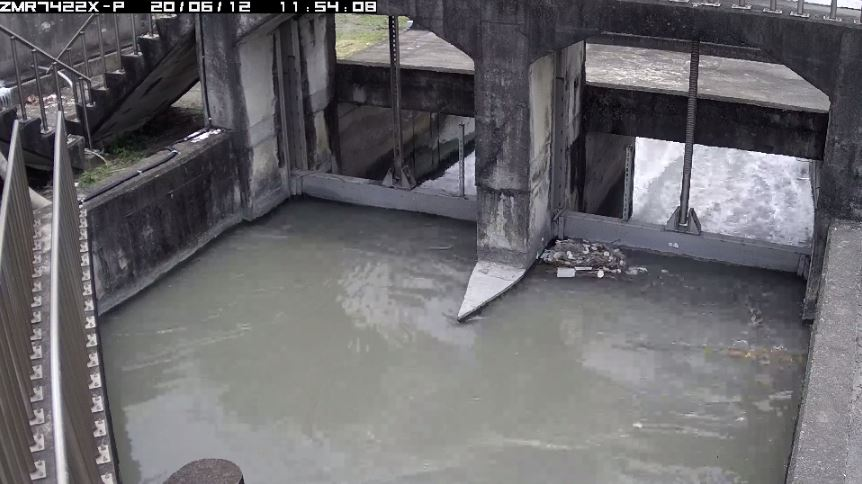
#> input picture image/8.jpg, 862 x 484 px
$ python HoughLine.py   (older library calls are emulated)
#> lines starting #> are read from the running program, lines starting #| are printed output that depends on the picture; after the words box and inside, x2 and y2 are one past the last pixel; in counts of white or black regions, pixels touching at a corner belong together
import cv2
import numpy as np

# Input image
img = cv2.imread('./image/8.jpg', cv2.IMREAD_GRAYSCALE)
#> img: shape (484, 862); min 0, max 255, mean 105.3

# Needed due to JPG artifacts
_, temp = cv2.threshold(img, 128, 255, cv2.THRESH_BINARY)
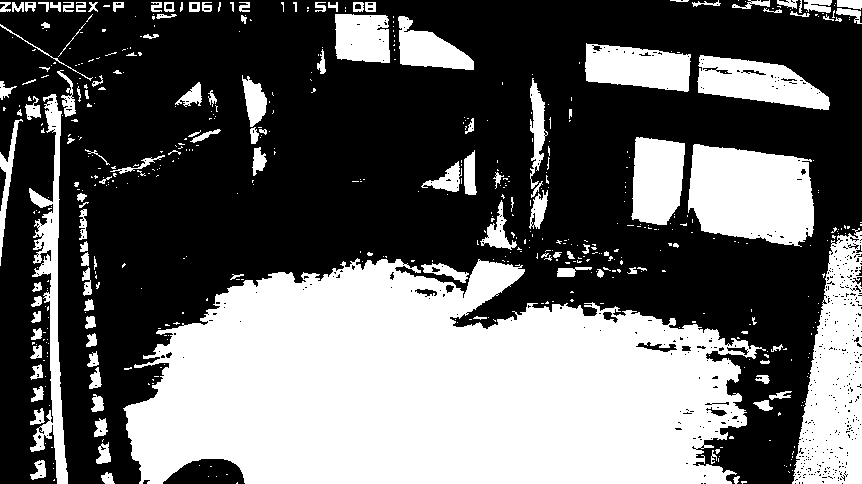
#> temp: shape (484, 862); 39.6% white; 545 white regions (416 under 20 px), largest, box (x1, y1, x2, y2) and area: (123, 258, 766, 484) 106664, (792, 228, 862, 484) 11435, (688, 144, 814, 247) 10276

# Dilate to better detect contours
temp = cv2.dilate(temp, cv2.getStructuringElement(cv2.MORPH_ELLIPSE, (3, 3)))
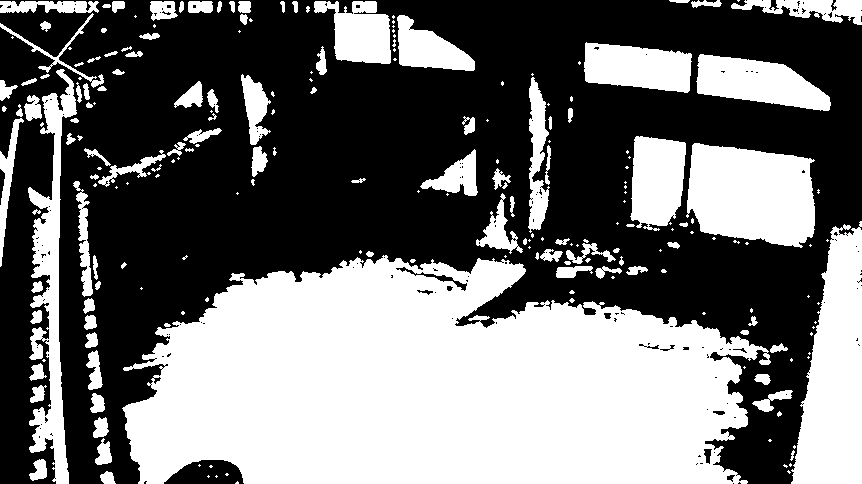
#> temp: shape (484, 862); 43.8% white; 221 white regions (107 under 20 px)

# Find largest contour
_, cnts, _ = cv2.findContours(temp, cv2.RETR_EXTERNAL, cv2.CHAIN_APPROX_NONE)
#> cnts = 221 contours, 129 with area under 20; largest, box (x1, y1, x2, y2) and area: (122, 255, 771, 484) 110338, (791, 221, 862, 484) 12431, (686, 143, 815, 248) 10562, (28, 69, 77, 484) 6635, (696, 54, 831, 111) 4630
largestCnt = []
for cnt in cnts:
    if len(cnt) > len(largestCnt):
        largestCnt = cnt
#> this loop made 221 passes
#> cnt on passes 2, 3, 9: [[216, 475], [215, 476], [216, 477], [217, 476]], [[208, 475], [207, 476], [208, 477], [209, 476]], [[199, 464], [198, 465], [199, 466], [200, 465]]
#> after the loop, largestCnt = contour of 2555 points, box (x1, y1, x2, y2) (122, 255, 771, 484), area 110338

# Determine center of area of largest contour
M = cv2.moments(largestCnt)
#> M = moments, m00 110338.5, centre m10/m00, m01/m00 = (433.4, 385.7)
x = int(M["m10"] / M["m00"])
#> x = 433
y = int(M["m01"] / M["m00"])
#> y = 385
cv2.circle(img, (x, y), 10, (1, 227, 254), -1)
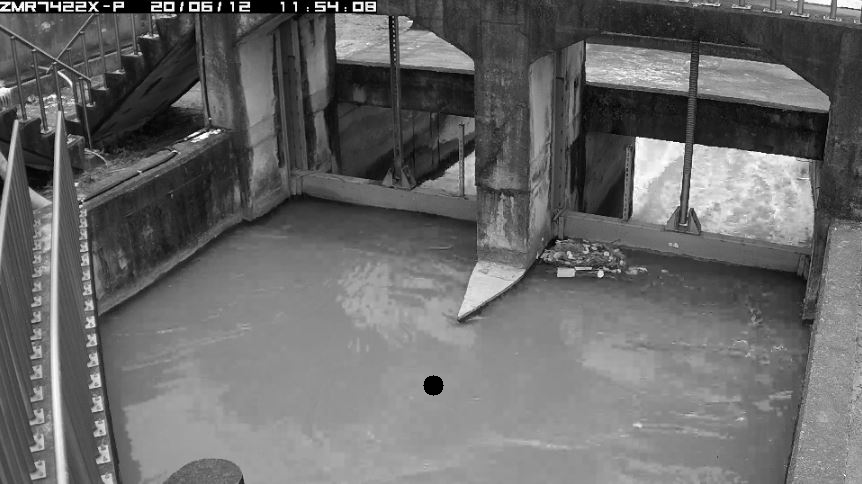
#> img: shape (484, 862); min 0, max 255, mean 105.2

# Initiale mask for flood filling
width, height = temp.shape
#> width = 484; height = 862
mask = img2 = np.ones((width + 2, height + 2), np.uint8) * 255
mask[1:width, 1:height] = 0

# Generate intermediate image, draw largest contour, flood filled
temp = np.zeros(temp.shape, np.uint8)
temp = cv2.drawContours(temp, largestCnt, -1, 255, cv2.FILLED)
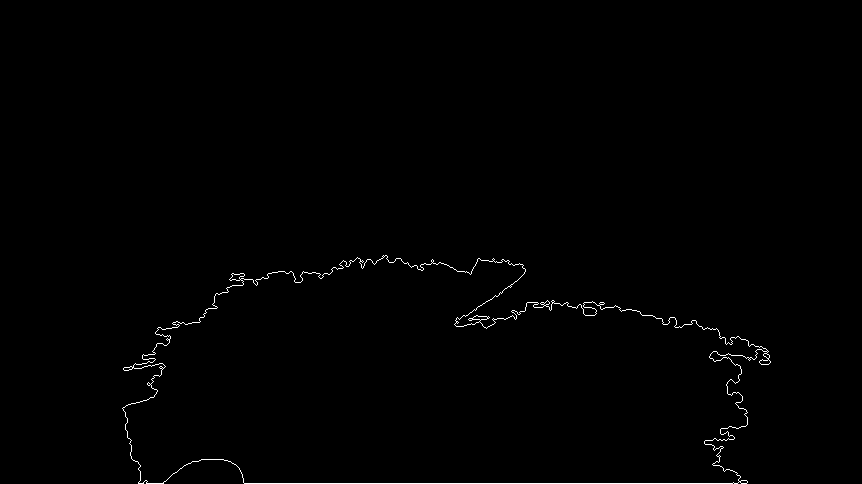
#> temp: shape (484, 862); 0.61% white in thin lines or dots, all inside (x1, y1, x2, y2) = (122, 255, 771, 484)
_, temp, mask, _ = cv2.floodFill(temp, mask, (x, y), 255)
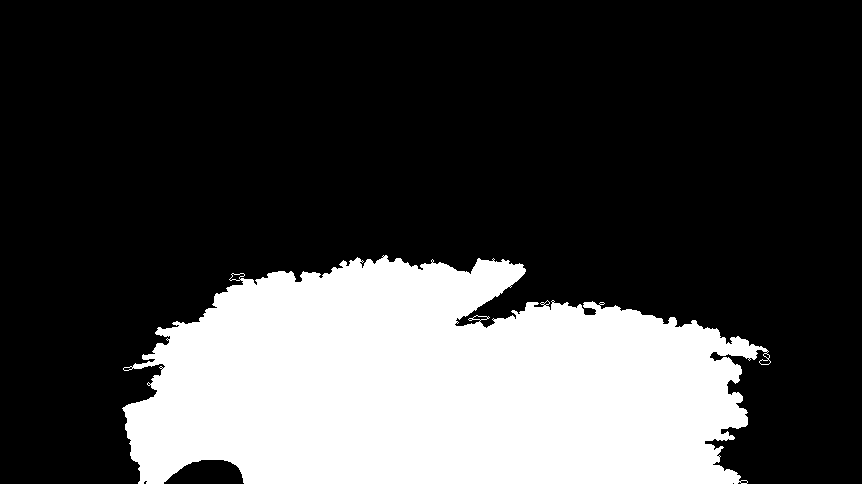
#> temp: shape (484, 862); 26.7% white; 1 white region, box (x1, y1, x2, y2) and area: (122, 255, 771, 484) 111431
temp = cv2.morphologyEx(temp, cv2.MORPH_OPEN, cv2.getStructuringElement(cv2.MORPH_ELLIPSE, (3, 3)))
#> temp: shape (484, 862); 26.7% white; 1 white region, box (x1, y1, x2, y2) and area: (122, 255, 768, 484) 111202

# Count pixels in desired region
area = cv2.countNonZero(temp)
#> area = 111202

# Put result on original image
img = cv2.putText(img, str(area), (x, y), cv2.FONT_HERSHEY_COMPLEX_SMALL, 1, 255)
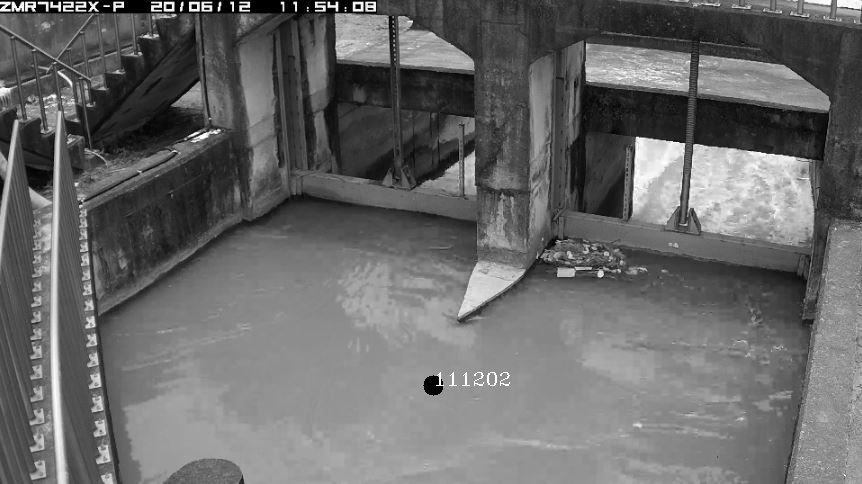
#> img: shape (484, 862); 0.06% of pixels changed, all inside (x1, y1, x2, y2) = (436, 372, 510, 386)

cv2.imshow('Input', img)
cv2.imshow('Temp image', temp)

cv2.waitKey(0)

$ run again, with image/1.jpg copied over image/8.jpg
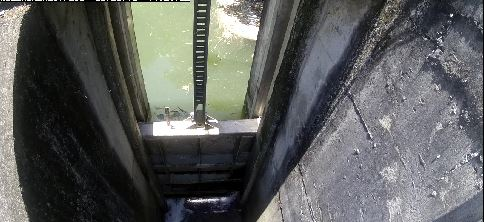
#> input picture image/1.jpg, 484 x 222 px
#> `temp = cv2.dilate(temp, cv2.getStructuringElement(cv2.MORPH_ELLIPSE, (..`:
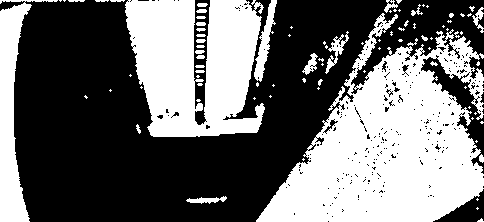
#> temp: shape (222, 484); 43.4% white; 89 white regions (58 under 20 px)
#> cnts = 89 contours, 72 with area under 20; largest, box (x1, y1, x2, y2) and area: (256, 13, 484, 222) 26060, (125, 0, 265, 137) 13808, (0, 0, 58, 222) 3807, (254, 0, 277, 82) 576, (325, 31, 349, 74) 216
#> the loop `for cnt in cnts:` made 89 passes
#> cnt on passes 2, 3, 5, 7, 10, 11, 12, 14: [[477, 207], [476, 208], [477, 209], [478, 208]], [[477, 198], [476, 199], [477, 200], [478, 199]], [[303, 158], [302, 159], [303, 160], [304, 159]], [[476, 140], [475, 141], [476, 142], [477, 141]], [[472, 117], [471, 118], [472, 119], [473, 118]], [[475, 112], [474, 113], [475, 114], [476, 113]], [[469, 106], [468, 107], [469, 108], [470, 107]], [[254, 97], [253, 98], [254, 99], [255, 98]]
#> after the loop `for cnt in cnts:`: largestCnt = contour of 1472 points, box (x1, y1, x2, y2) (256, 13, 484, 222), area 26060
#> M = moments, m00 26060, centre m10/m00, m01/m00 = (389.2, 145.3)
#> x = 389
#> y = 145
#> area = 25781
#> `img = cv2.putText(img, str(area), (x, y), cv2.FONT_HERSHEY_COMPLEX_SMA..`:
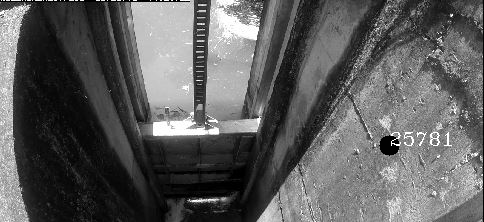
#> img: shape (222, 484); min 0, max 255, mean 93.2

$ run again, with image/10.jpg copied over image/8.jpg
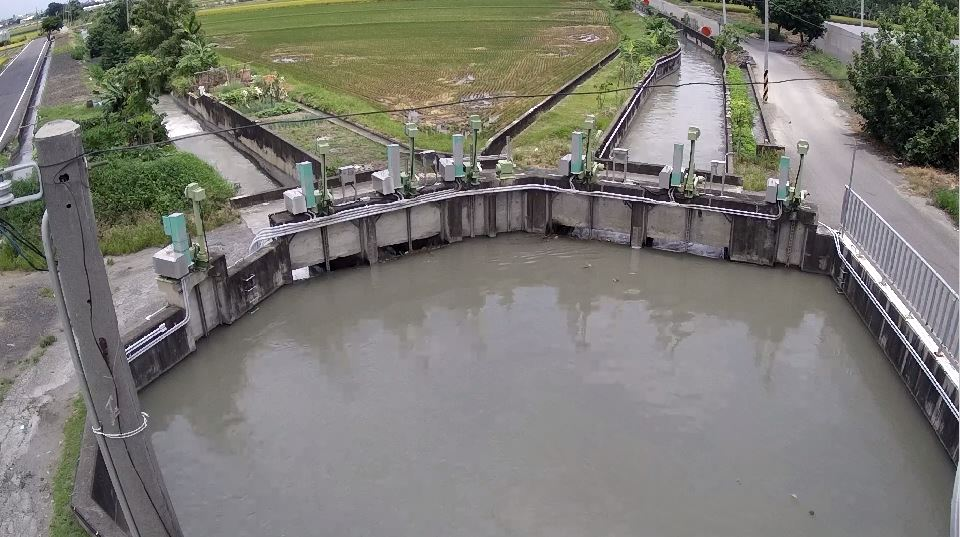
#> input picture image/10.jpg, 960 x 537 px
#> `temp = cv2.dilate(temp, cv2.getStructuringElement(cv2.MORPH_ELLIPSE, (..`:
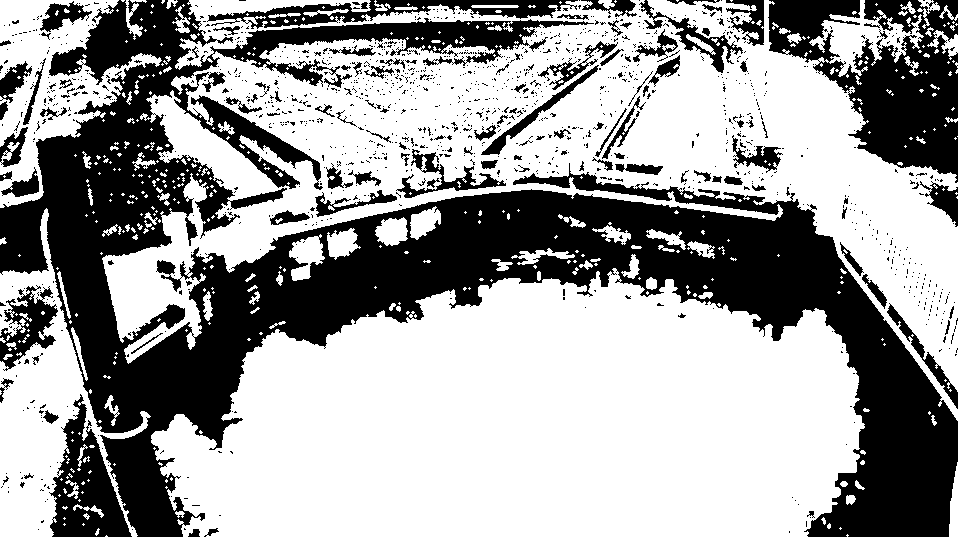
#> temp: shape (537, 960); 62% white; 1273 black regions (1159 under 20 px)
#> cnts = 405 contours, 336 with area under 20; largest, box (x1, y1, x2, y2) and area: (102, 0, 960, 537) 153582, (151, 268, 865, 537) 145282, (0, 208, 151, 537) 15830, (0, 0, 162, 208) 13662, (289, 234, 325, 281) 883
#> the loop `for cnt in cnts:` made 405 passes
#> largestCnt on pass 1: [[106, 535], [105, 536], [106, 536], [107, 536]]
#> after the loop `for cnt in cnts:`: largestCnt = contour of 7987 points, box (x1, y1, x2, y2) (102, 0, 960, 537), area 153582
#> M = moments, m00 153582.5, centre m10/m00, m01/m00 = (549.5, 141.4)
#> x = 549
#> y = 141
#> area = 152044
#> `img = cv2.putText(img, str(area), (x, y), cv2.FONT_HERSHEY_COMPLEX_SMA..`:
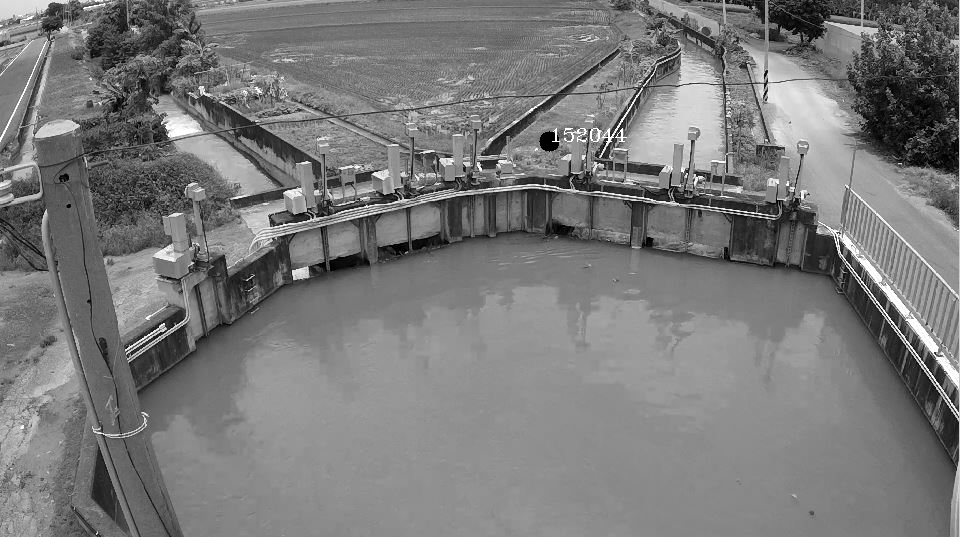
#> img: shape (537, 960); min 0, max 255, mean 121.7
